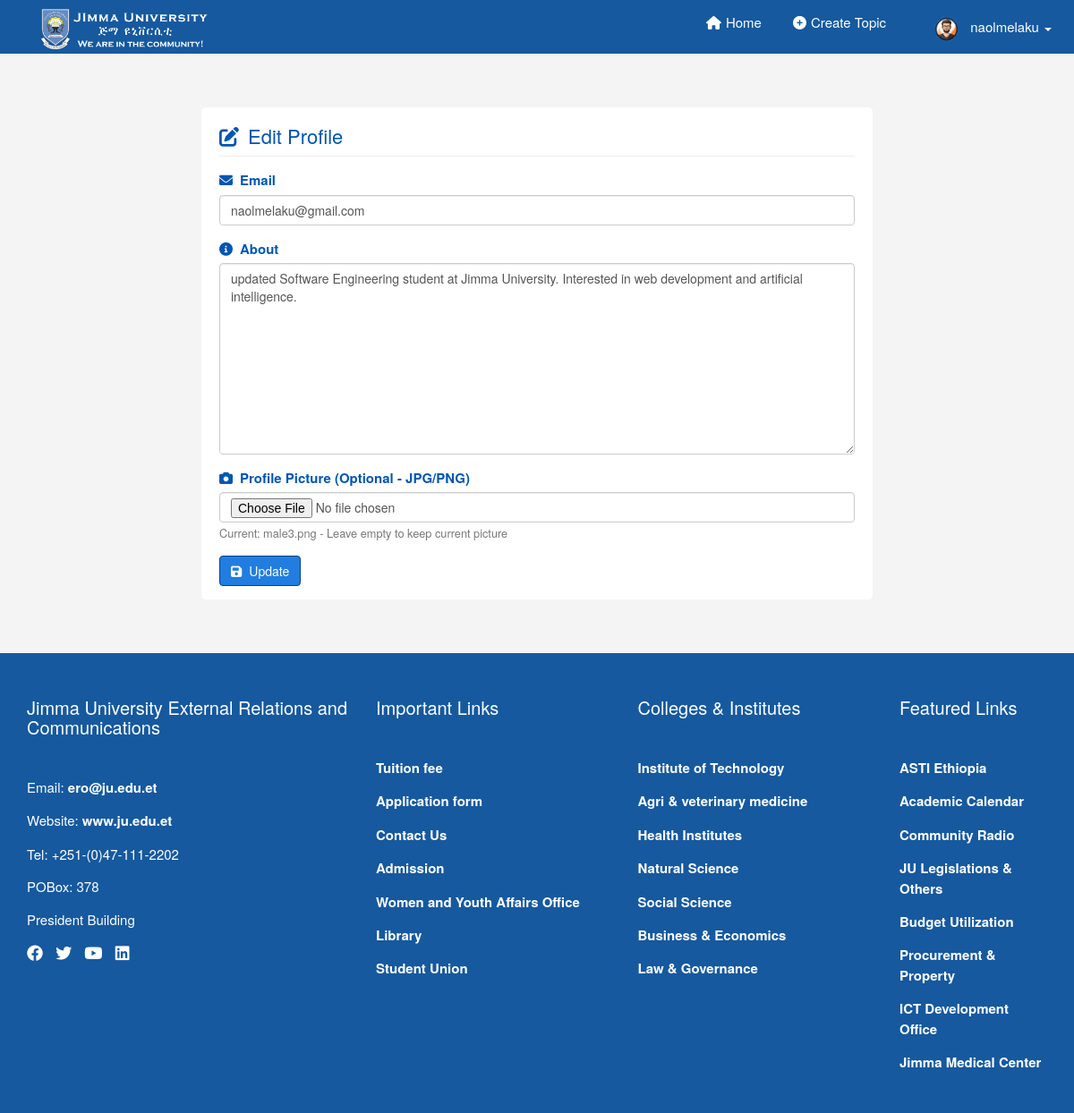
/users/edit-user.php?id=3 (signed in), run on the app's committed database.
### tables this page shows
CREATE TABLE `users` (
  `id` int(5) NOT NULL,
  `name` varchar(200) NOT NULL,
  `email` varchar(200) NOT NULL,
  `username` varchar(200) NOT NULL,
  `password` varchar(200) NOT NULL,
  `about` text NOT NULL,
  `avatar` varchar(200) NOT NULL,
  `created_at` timestamp NOT NULL DEFAULT current_timestamp() ON UPDATE current_timestamp()
);

### users/edit-user.php (the view, shortened to what this page needs)
<?php require "../includes/header.php";
require "../config/config.php";
 ?>
 <?php
if (isset($_GET["id"])) {
    $id = $_GET["id"];
    $select = $conn->query("SELECT * FROM users WHERE id='$id'");
    $select->execute();
    $user = $select->fetch(PDO::FETCH_OBJ);
}
?>
<div class="container" style="margin-top: 60px;">
	<div class="row">
		<div class="col-md-8 col-md-offset-2">
			<div class="main-col">
				<div class="block">
					<h1 class="pull-left"><i class="fas fa-edit" style="margin-right: 10px;"></i>Edit Profile</h1>
					<div class="clearfix"></div>
					<hr>
					<form role="form" method="POST" action="edit-user.php?id=<?php echo $id; ?>" enctype="multipart/form-data">
						<div class="form-group">
							<label><i class="fas fa-envelope" style="margin-right: 8px;"></i>Email</label>
							<input type="text" value="<?php echo $user->email; ?>" class="form-control" name="email" placeholder="Enter Email">
						</div>
						<div class="form-group">
							<label><i class="fas fa-info-circle" style="margin-right: 8px;"></i>About</label>
							<textarea id="body" rows="10" cols="80" class="form-control" name="about"><?php echo $user->about; ?></textarea>
						</div>
                        <div class="form-group">
                            <label><i class="fas fa-camera" style="margin-right: 8px;"></i>Profile Picture (Optional - JPG/PNG)</label>
                            <input type="file" class="form-control" name="avatar" accept=".jpg,.jpeg,.png">
                            <small class="text-muted">Current: <?php echo $user->avatar; ?> - Leave empty to keep current picture</small>
                        </div>
						<button type="submit" name="submit" class="color btn btn-default"><i class="fas fa-save" style="margin-right: 8px;"></i>Update</button>
					</form>
				</div>
			</div>
		</div>
	</div>
</div>
<?php require "../includes/auth-footer.php"; ?>

### css/custom.css (style rules this page uses)
body { padding-top: 60px; background:#f4f4f4; font-size:15px; }
hr { margin:10px 0 15px 0; }
.block { background:#fff; border-radius:5px; padding: 15px 20px; margin-bottom:20px; }
.main-col { overflow:auto; }
.main-col h1 { font-size:22px; margin:5px 0 0 0; padding:0; }
.btn-default { background: #0b437f; border-color: #0b437f; }
.color { background-color: #217de0; color: white; }
.pull-left { color: #0056b3; }
.main-col h1.pull-left { color: #0056b3; }
h1 { color: #0056b3; }
.form-group label { color: #0056b3 !important; }

### data on the page
users: email "naolmelaku@gmail.com", about "updated Software Engineering student at Jimma University. Interested in web development and artificial intelligence.", avatar "male3.png"

### other printed values
$_SESSION['username'] "naolmelaku"
